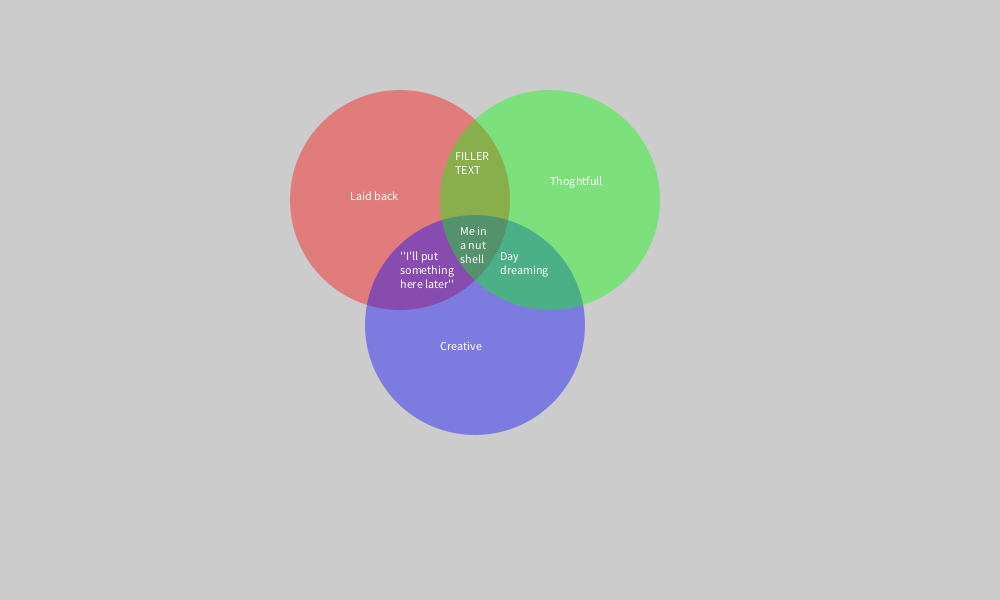
Frame 1 (no input)
Frame 60 (the mouse pressed at the canvas centre just before this capture): identical to frame 1, image omitted
Frame 120 (the mouse held since frame 60 and released just before this capture): identical to frame 1, image omitted

The Processing sketch that drew this single still picture (run headless with seeded random() and noise(); from frame 60 on, the mouse is pressed at the canvas centre):

// Processing sketch: VennDiagram
// ── VennDiagram.pde
void setup() {
size(1000,600);
noStroke();

//Ciriculs
  fill(255,0,0,100);
  ellipse(400,200,220,220);

  fill(0,0,255,100);
  ellipse(475,325,220,220);

  fill(0,255,0,100);
  ellipse(550,200,220,220);

//Text color
  fill(255,255,255);
  
  //Text
    text("Laid back",350,200);
    text("Day\n" + "dreaming",500,260);
    text("Creative",440,350);
    text("Thoghtfull",550,185);
    text("''I'll put\n" + "something\n" + "here later''",400,260);
    text("Me in\n" + "a nut\n" + "shell",460,235);
    text("FILLER\n" + "TEXT",455,160);
    
}
void draw() {
  if(mousePressed) {
    println("X = " + mouseX + "\n" + "Y = " + mouseY + "\n");
  }
}
